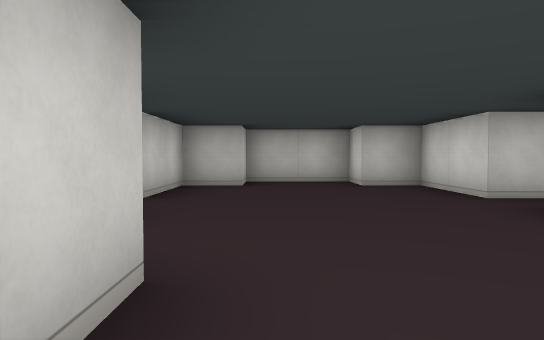
[1] (above)

23 first-person views from a walk through a cub3D maze. The camera is about half as high as the walls, tilts 2° down and sees 70° across. The floor is counted in squares. Each view is taken from the middle of a square. On the plan, view 1 faces up. The plan holds only what a view shows up to about 9 squares ahead; the rest is blank.

[2]
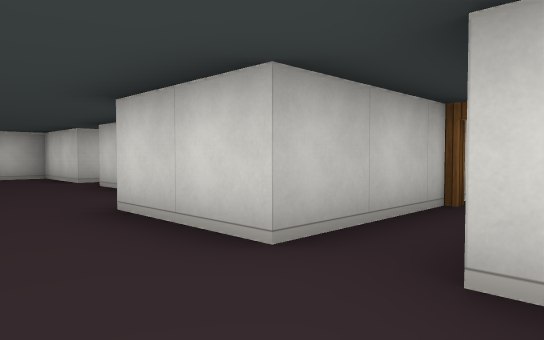

[3]
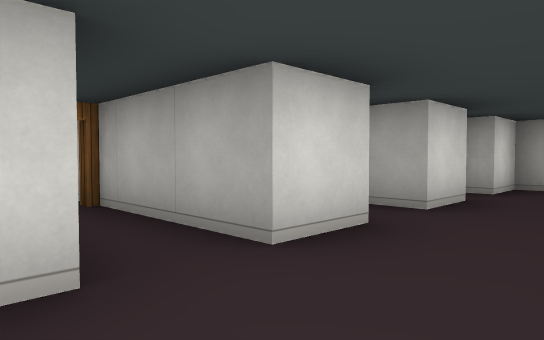

[4]
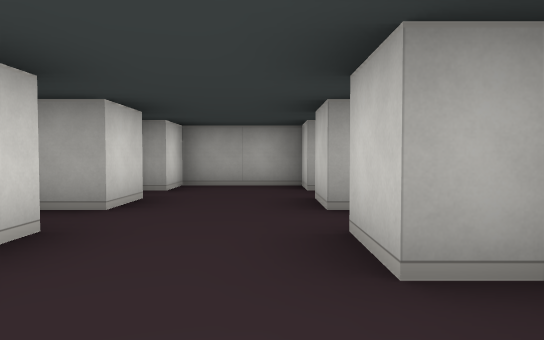

[5]
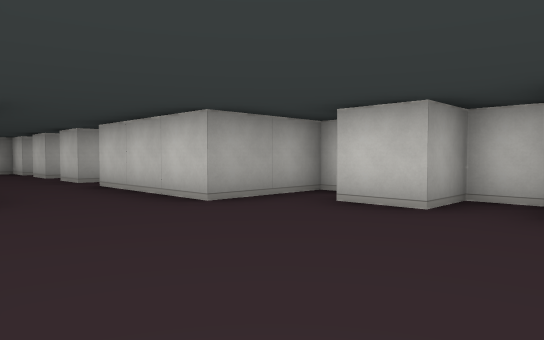

[6]
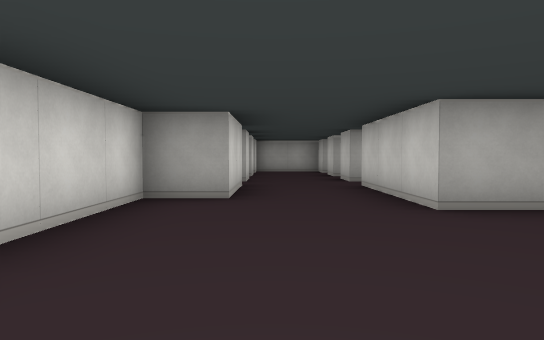

[7]
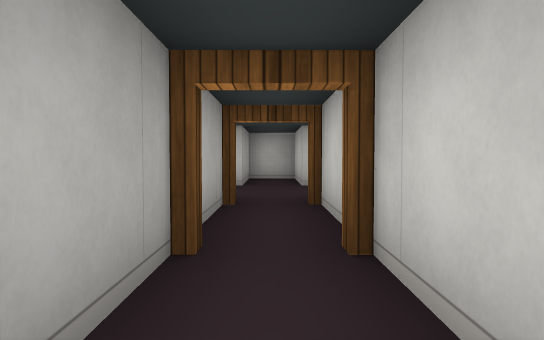

[8]
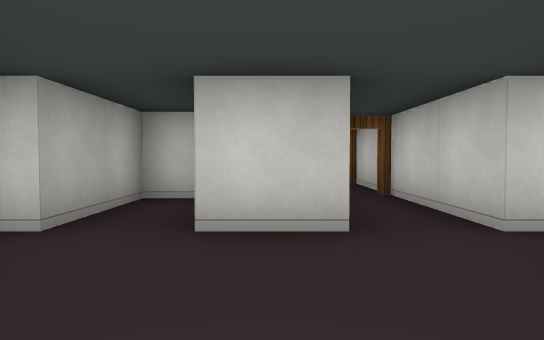

[9]
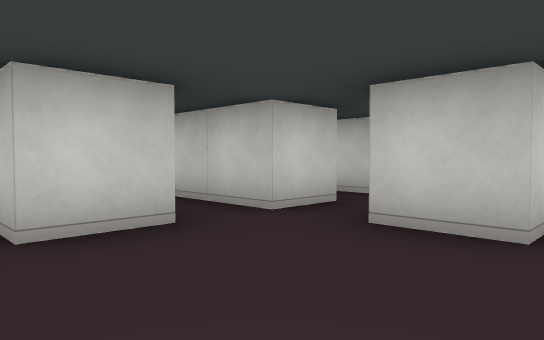

[10]
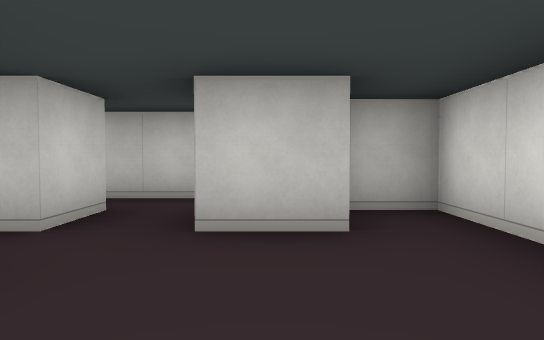

[11]
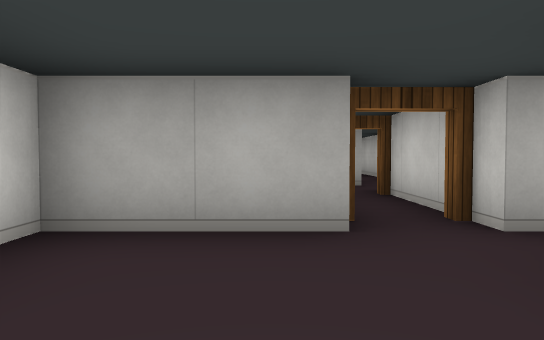

[12]
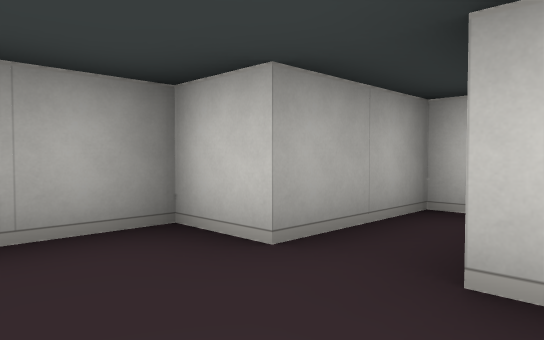

[13]
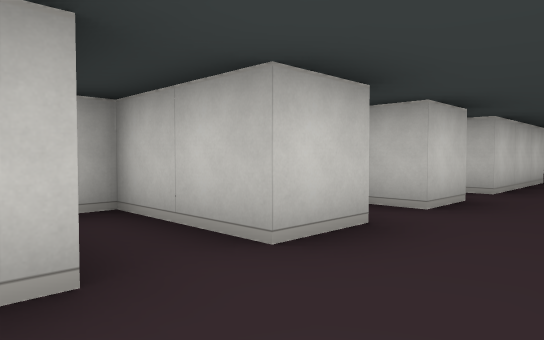

[14]
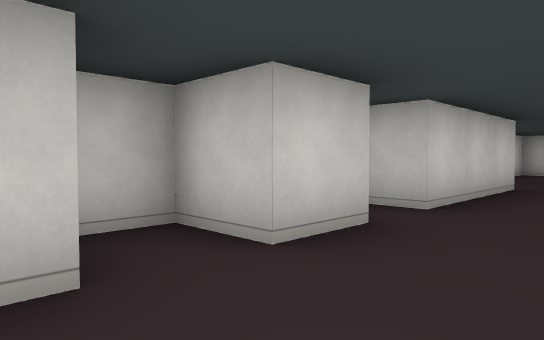

[15]
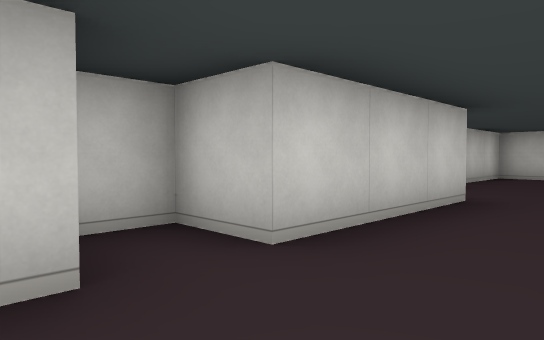

[16]
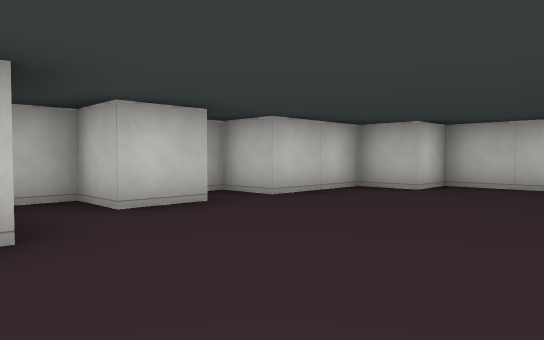

[17]
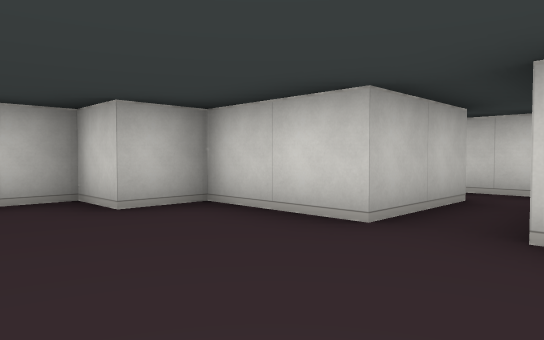

[18]
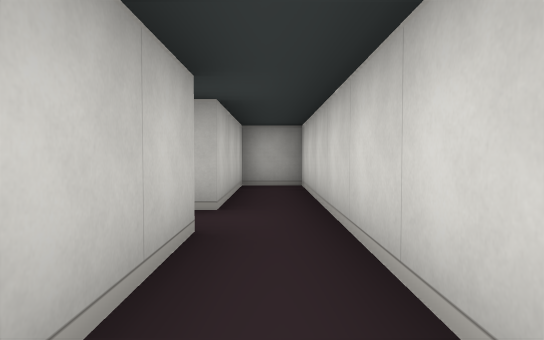

[19]
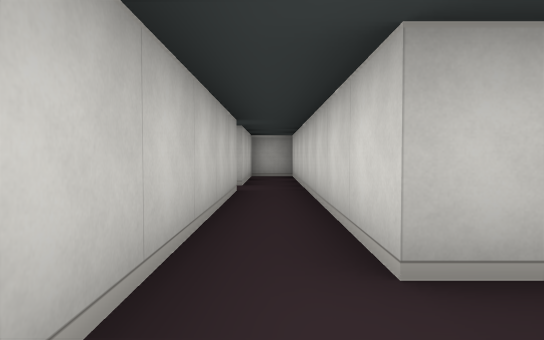

[20]
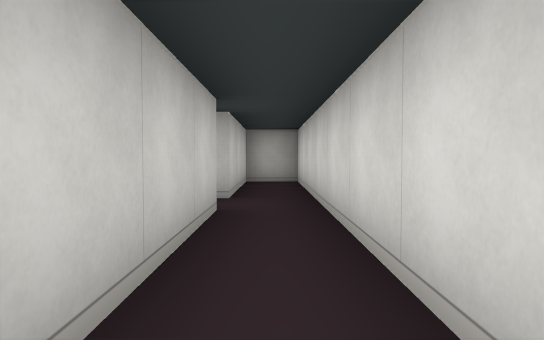

[21]
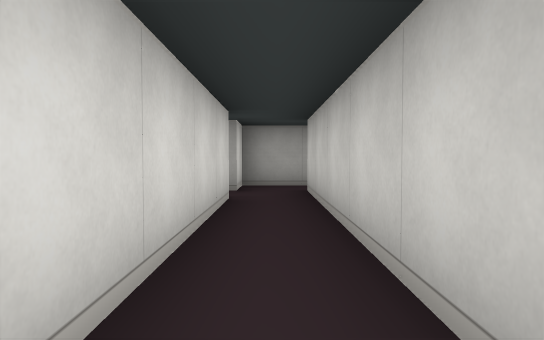

[22]
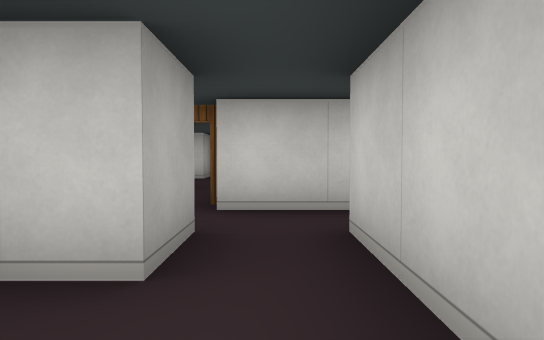

[23]
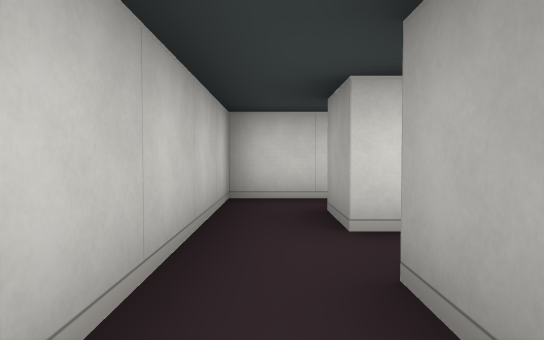

### Floor plan
Ten units are one square. View 1 is at (0, 0); x grows to the right and y downward. Boxes are objects, and circles mark ways between rooms. Rooms are numbered by the first view taken in them; rooms with no view inside come last. Other rooms are left out.
<svg viewBox="-30 -80 130 175">
<path fill="none" stroke="#000" d="M25 -45 25 -65 15 -65 15 -75 -5 -75 -5 -65 -15 -65 -15 -45 -25 -45 -25 -35 -15 -35 -15 -25 -25 -25 -25 -15 -5 -15 -5 15 -15 15 -15 22M-11 25 -5 25M15 25 40 25M45 15 15 15 15 -5 25 -5 25 -35M-5 44 -5 55M15 36 15 25M-5 25 -5 35 -15 35 -15 42M15 56 15 45 21 45M65 64 65 75 61 75M74 85 95 85M86 55 75 55M65 45 65 55 41 55M45 79 45 85 65 85M95 59 95 45 86 45M39 65 54 65M-5 55 -25 55 -25 65 -5 65 -5 75 15 75 15 65M45 -35 45 15M55 5 55 -75 45 -75 45 -45 25 -45M40 25 55 25 55 15M75 15 85 15M95 18 95 5 55 5M55 15 65 15 65 21M41 55 19 55M15 65 39 65"/>
<circle cx="5" cy="30" r="3" fill="#2a7"/>
<circle cx="35" cy="-40" r="3" fill="#2a7"/>
<circle cx="40" cy="20" r="3" fill="#2a7"/>
<circle cx="5" cy="50" r="3" fill="#2a7"/>
<circle cx="40" cy="60" r="3" fill="#2a7"/>
<circle cx="20" cy="60" r="3" fill="#2a7"/>
<circle cx="60" cy="10" r="3" fill="#2a7"/>
<text x="0" y="-30">1</text>
<text x="0" y="40">2</text>
<text x="70" y="70">3</text>
<text x="0" y="60">4</text>
<text x="50" y="-30">5</text>
<text x="80" y="10">6</text>
<text x="30" y="60">7</text>
</svg>
Room 1 opens to room 2. Room 1 opens to room 5. Room 2 opens to room 4. Room 3 opens to room 7. Room 4 opens to room 7. Room 5 opens to room 6.

Where each view was taken, in squares from view 1:
view 1: 0 up, 0 right, facing up
view 2: 3 down, 0 right, facing up-right
view 3: 1 down, 0 right, facing down-right
view 4: 1 down, 0 right, facing down
view 5: 5 up, 2 right, facing down-left
view 6: 5 up, 1 right, facing down
view 7: 6 down, 6 right, facing left
view 8: 7 down, 9 right, facing left
view 9: 8 down, 9 right, facing up-left
view 10: 8 down, 8 right, facing up
view 11: 6 down, 8 right, facing down
view 12: 5 down, 1 right, facing down-left
view 13: 7 down, 1 right, facing up-left
view 14: 5 down, 1 right, facing up-left
view 15: 3 down, 1 right, facing up-left
view 16: 1 up, 2 right, facing up-left
view 17: 3 up, 0 right, facing up-right
view 18: 1 up, 5 right, facing up
view 19: 2 down, 5 right, facing up
view 20: 0 up, 5 right, facing up
view 21: 4 up, 5 right, facing down
view 22: 1 down, 8 right, facing left
view 23: 1 down, 5 right, facing right
